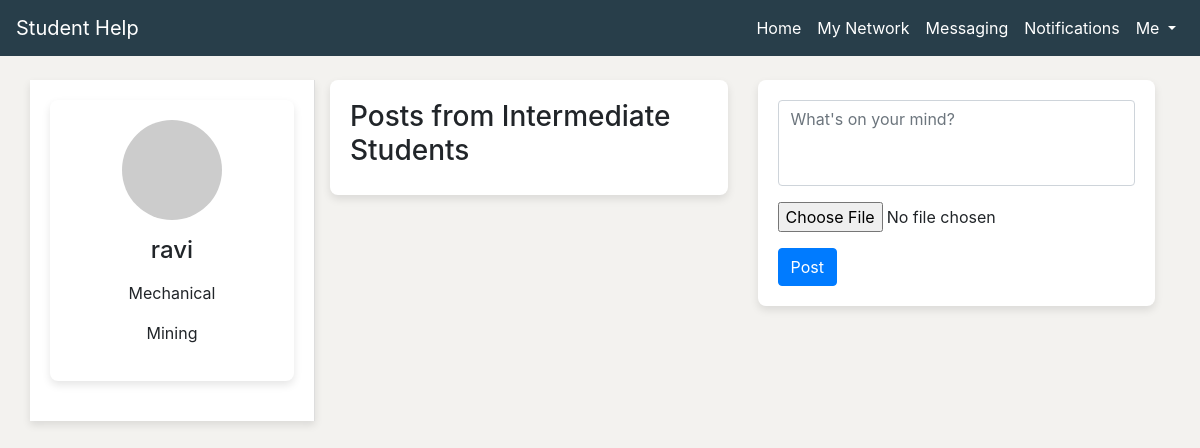
Page /engineering/ (signed in) on the earlier database version.
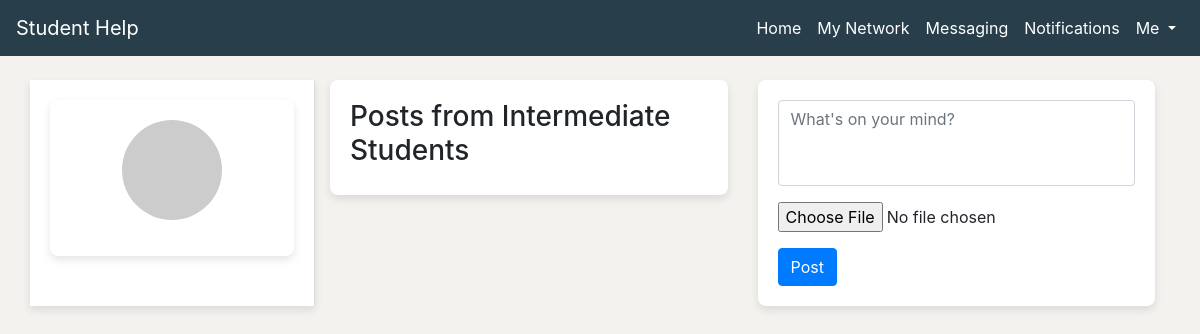
Same page on the later database version.
### login/models.py (models this page shows, shortened)
class UserProfile(models.Model):
    user = models.OneToOneField(User, on_delete=models.CASCADE)
    dob = models.DateField(blank=True, null=True)
    college = models.CharField(max_length=100, blank=True)
    year = models.IntegerField(blank=True, null=True)
    department = models.CharField(max_length=100, blank=True)
    minor = models.CharField(max_length=100, blank=True)

### engineering/views.py (the view)
# urls.py: path('', views.engineering_home, name='engineering_home'),
@login_required
def engineering_home(request):
    try:
        engineering_profile = UserProfile.objects.get(user=request.user)
    except UserProfile.DoesNotExist:
        engineering_profile = None
    context = {
        'engineering_profile': engineering_profile,
    }
    return render(request, 'engineering_home.html', context)

### engineering/templates/engineering_home.html (shortened to what this page needs)
<!DOCTYPE html>
<html lang="en">
<head>
    <link rel="stylesheet" href="https://maxcdn.bootstrapcdn.com/bootstrap/4.5.2/css/bootstrap.min.css">
</head>
<body>
<nav class="navbar navbar-expand-lg navbar-dark">
    <a class="navbar-brand" href="#">Student Help</a>
    <div class="collapse navbar-collapse" id="navbarNav">
        <ul class="navbar-nav ml-auto">
            <li class="nav-item active">
                <a class="nav-link" href="{% url 'engineering_home' %}">Home</a>
            </li>
            <li class="nav-item">
                <a class="nav-link" href="{% url 'my_network' %}">My Network</a>
            </li>
            <li class="nav-item">
                <a class="nav-link" href="#">Messaging</a>
            </li>
            <li class="nav-item">
                <a class="nav-link" href="#">Notifications</a>
            </li>
            <li class="nav-item dropdown">
                <a class="nav-link dropdown-toggle" href="#" id="navbarDropdown" role="button" data-toggle="dropdown" aria-haspopup="true" aria-expanded="false">
                    Me
                </a>
            </li>
        </ul>
    </div>
</nav>
<div class="container mt-4">
    <div class="row">
        <div class="col-md-3 sidebar">
            <div class="profile-summary text-center">
                <img src="https://via.placeholder.com/100" alt="Profile Picture">
                <h4 class="mt-3">{{ engineering_profile.user.username }}</h4>
                <p>{{ engineering_profile.department}}</p>
                <p>{{ engineering_profile.minor}}</p>
            </div>
        </div>
        <div class="col-md-9">
            <div class="row">
                <div class="col-md-6">
                    <div class="feed" id="feed">
                        <h3>Posts from Intermediate Students</h3>
                    </div>
                </div>
                <div class="col-md-6">
                    <div class="post-creation">
                        <form id="post-form">
                            <div class="form-group">
                                <textarea class="form-control" id="post-content" rows="3" placeholder="What's on your mind?" required></textarea>
                            </div>
                            <div class="form-group">
                                <input type="file" class="form-control-file" id="post-image">
                            </div>
                            <button type="submit" class="btn btn-primary">Post</button>
                        </form>
                    </div>
                </div>
            </div>
        </div>
    </div>
</div>
</body>
</html>

Differences in the rows shown:
removed UserProfile: user.username "ravi", department "Mechanical", minor "Mining"
